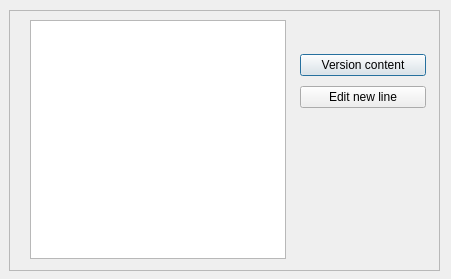
<?xml version="1.0" encoding="UTF-8"?>
<ui version="4.0">
 <class>edit_ui</class>
 <widget class="QDialog" name="edit_ui">
  <property name="geometry">
   <rect>
    <x>0</x>
    <y>0</y>
    <width>451</width>
    <height>279</height>
   </rect>
  </property>
  <property name="windowTitle">
   <string>Dialog</string>
  </property>
  <widget class="QTextBrowser" name="textBrowser">
   <property name="geometry">
    <rect>
     <x>30</x>
     <y>20</y>
     <width>256</width>
     <height>239</height>
    </rect>
   </property>
  </widget>
  <widget class="QFrame" name="frame">
   <property name="geometry">
    <rect>
     <x>9</x>
     <y>10</y>
     <width>431</width>
     <height>261</height>
    </rect>
   </property>
   <property name="frameShape">
    <enum>QFrame::StyledPanel</enum>
   </property>
   <property name="frameShadow">
    <enum>QFrame::Raised</enum>
   </property>
  </widget>
  <widget class="QWidget" name="">
   <property name="geometry">
    <rect>
     <x>300</x>
     <y>50</y>
     <width>126</width>
     <height>62</height>
    </rect>
   </property>
   <layout class="QVBoxLayout" name="verticalLayout">
    <item>
     <widget class="QPushButton" name="pushButton_2">
      <property name="text">
       <string>Version content</string>
      </property>
     </widget>
    </item>
    <item>
     <widget class="QPushButton" name="pushButton_edit">
      <property name="text">
       <string>Edit new line</string>
      </property>
     </widget>
    </item>
   </layout>
  </widget>
  <zorder>frame</zorder>
  <zorder>textBrowser</zorder>
  <zorder>formLayoutWidget</zorder>
  <zorder>pushButton_edit</zorder>
  <zorder>pushButton_2</zorder>
  <zorder>textBrowser</zorder>
 </widget>
 <resources/>
 <connections/>
</ui>
